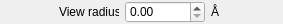
<?xml version="1.0" encoding="UTF-8"?>
<ui version="4.0">
 <class>ViewerModelRadius</class>
 <widget class="QWidget" name="ViewerModelRadius">
  <property name="geometry">
   <rect>
    <x>0</x>
    <y>0</y>
    <width>283</width>
    <height>24</height>
   </rect>
  </property>
  <property name="minimumSize">
   <size>
    <width>283</width>
    <height>24</height>
   </size>
  </property>
  <property name="maximumSize">
   <size>
    <width>283</width>
    <height>24</height>
   </size>
  </property>
  <property name="windowTitle">
   <string>ViewerModelRadius</string>
  </property>
  <layout class="QGridLayout" name="gridLayout">
   <property name="leftMargin">
    <number>0</number>
   </property>
   <property name="topMargin">
    <number>0</number>
   </property>
   <property name="rightMargin">
    <number>0</number>
   </property>
   <property name="bottomMargin">
    <number>0</number>
   </property>
   <item row="0" column="0">
    <layout class="QHBoxLayout" name="horizontalLayout_3">
     <item>
      <spacer name="horizontalSpacer">
       <property name="orientation">
        <enum>Qt::Orientation::Horizontal</enum>
       </property>
       <property name="sizeType">
        <enum>QSizePolicy::Policy::Fixed</enum>
       </property>
       <property name="sizeHint" stdset="0">
        <size>
         <width>50</width>
         <height>22</height>
        </size>
       </property>
      </spacer>
     </item>
     <item>
      <widget class="QLabel" name="label_2">
       <property name="minimumSize">
        <size>
         <width>60</width>
         <height>22</height>
        </size>
       </property>
       <property name="maximumSize">
        <size>
         <width>60</width>
         <height>22</height>
        </size>
       </property>
       <property name="text">
        <string>View radius</string>
       </property>
      </widget>
     </item>
     <item>
      <widget class="QDoubleSpinBox" name="doubleSpinBox">
       <property name="minimumSize">
        <size>
         <width>80</width>
         <height>22</height>
        </size>
       </property>
       <property name="maximumSize">
        <size>
         <width>80</width>
         <height>22</height>
        </size>
       </property>
      </widget>
     </item>
     <item>
      <widget class="QLabel" name="label_3">
       <property name="minimumSize">
        <size>
         <width>13</width>
         <height>22</height>
        </size>
       </property>
       <property name="maximumSize">
        <size>
         <width>13</width>
         <height>22</height>
        </size>
       </property>
       <property name="text">
        <string>Å</string>
       </property>
      </widget>
     </item>
     <item>
      <spacer name="horizontalSpacer_2">
       <property name="orientation">
        <enum>Qt::Orientation::Horizontal</enum>
       </property>
       <property name="sizeType">
        <enum>QSizePolicy::Policy::Fixed</enum>
       </property>
       <property name="sizeHint" stdset="0">
        <size>
         <width>50</width>
         <height>22</height>
        </size>
       </property>
      </spacer>
     </item>
    </layout>
   </item>
  </layout>
 </widget>
 <resources/>
 <connections/>
</ui>
